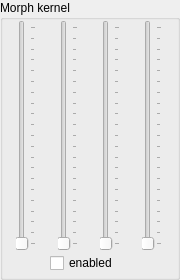
<?xml version="1.0" encoding="UTF-8"?>
<ui version="4.0">
 <class>MorphBox</class>
 <widget class="QGroupBox" name="MorphBox">
  <property name="geometry">
   <rect>
    <x>0</x>
    <y>0</y>
    <width>180</width>
    <height>280</height>
   </rect>
  </property>
  <property name="sizePolicy">
   <sizepolicy hsizetype="Minimum" vsizetype="Preferred">
    <horstretch>0</horstretch>
    <verstretch>0</verstretch>
   </sizepolicy>
  </property>
  <property name="minimumSize">
   <size>
    <width>180</width>
    <height>0</height>
   </size>
  </property>
  <property name="windowTitle">
   <string>GroupBox</string>
  </property>
  <property name="title">
   <string>Morph kernel</string>
  </property>
  <widget class="QWidget" name="horizontalLayoutWidget">
   <property name="geometry">
    <rect>
     <x>0</x>
     <y>20</y>
     <width>181</width>
     <height>231</height>
    </rect>
   </property>
   <layout class="QHBoxLayout" name="slides_2">
    <item>
     <widget class="QSlider" name="morph_th_5">
      <property name="minimum">
       <number>1</number>
      </property>
      <property name="maximum">
       <number>21</number>
      </property>
      <property name="pageStep">
       <number>4</number>
      </property>
      <property name="orientation">
       <enum>Qt::Vertical</enum>
      </property>
      <property name="invertedAppearance">
       <bool>false</bool>
      </property>
      <property name="invertedControls">
       <bool>false</bool>
      </property>
      <property name="tickPosition">
       <enum>QSlider::TicksBelow</enum>
      </property>
      <property name="tickInterval">
       <number>1</number>
      </property>
     </widget>
    </item>
    <item>
     <widget class="QSlider" name="morph_th_6">
      <property name="minimum">
       <number>1</number>
      </property>
      <property name="maximum">
       <number>21</number>
      </property>
      <property name="pageStep">
       <number>4</number>
      </property>
      <property name="orientation">
       <enum>Qt::Vertical</enum>
      </property>
      <property name="invertedAppearance">
       <bool>false</bool>
      </property>
      <property name="invertedControls">
       <bool>false</bool>
      </property>
      <property name="tickPosition">
       <enum>QSlider::TicksBelow</enum>
      </property>
      <property name="tickInterval">
       <number>1</number>
      </property>
     </widget>
    </item>
    <item>
     <widget class="QSlider" name="morph_th_7">
      <property name="minimum">
       <number>1</number>
      </property>
      <property name="maximum">
       <number>21</number>
      </property>
      <property name="pageStep">
       <number>4</number>
      </property>
      <property name="orientation">
       <enum>Qt::Vertical</enum>
      </property>
      <property name="invertedAppearance">
       <bool>false</bool>
      </property>
      <property name="invertedControls">
       <bool>false</bool>
      </property>
      <property name="tickPosition">
       <enum>QSlider::TicksBelow</enum>
      </property>
      <property name="tickInterval">
       <number>1</number>
      </property>
     </widget>
    </item>
    <item>
     <widget class="QSlider" name="morph_th_8">
      <property name="minimum">
       <number>1</number>
      </property>
      <property name="maximum">
       <number>21</number>
      </property>
      <property name="pageStep">
       <number>4</number>
      </property>
      <property name="orientation">
       <enum>Qt::Vertical</enum>
      </property>
      <property name="invertedAppearance">
       <bool>false</bool>
      </property>
      <property name="invertedControls">
       <bool>false</bool>
      </property>
      <property name="tickPosition">
       <enum>QSlider::TicksBelow</enum>
      </property>
      <property name="tickInterval">
       <number>1</number>
      </property>
     </widget>
    </item>
   </layout>
  </widget>
  <widget class="QCheckBox" name="enable">
   <property name="geometry">
    <rect>
     <x>50</x>
     <y>250</y>
     <width>93</width>
     <height>26</height>
    </rect>
   </property>
   <property name="text">
    <string>enabled</string>
   </property>
  </widget>
 </widget>
 <resources/>
 <connections/>
</ui>
